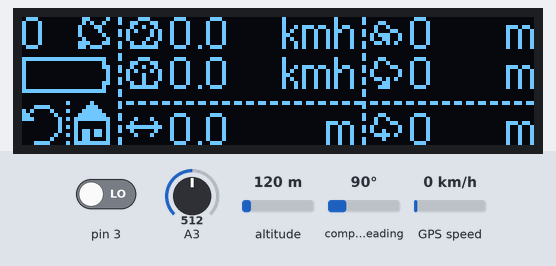
Bench run of a sketch on a simulated Arduino Uno, built for the host (arithmetic inside an expression is 32-bit, double 64-bit). On the bench: 128×32 one-colour display. The test bench sets the inputs (shaded band); at power-on: altitude 120 m, GPS speed 0 km/h, pin 3 LOW, A3 = 512, compass heading 90°. The GPS gets a fix after 3 s at 37.7749, -122.4194 with 8 satellites.

Above: at 2.8 s.
2.9 s: altitude set to 20 m
At 3.7 s:
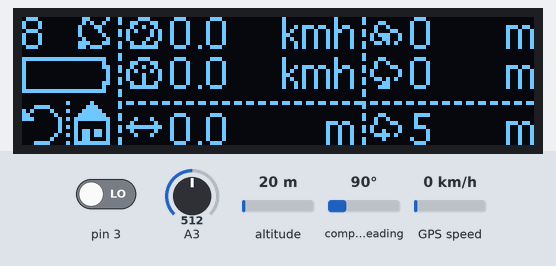
5.5 s: GPS speed set to 2 km/h
At 6.8 s:
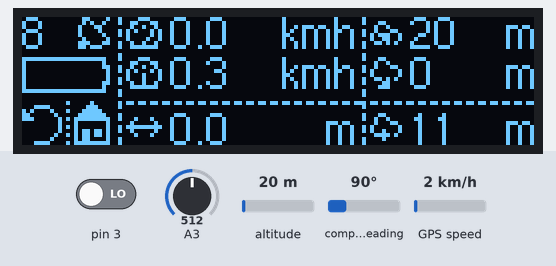
8.5 s: altitude set to 250 m
At 9.6 s:
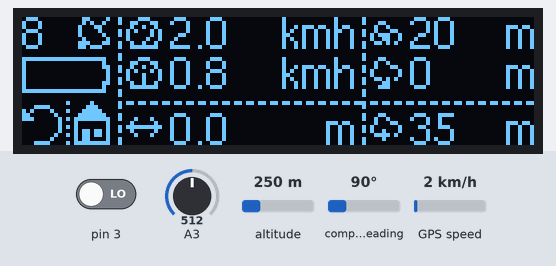
11.5 s: GPS speed set to 30 km/h
At 12.8 s:
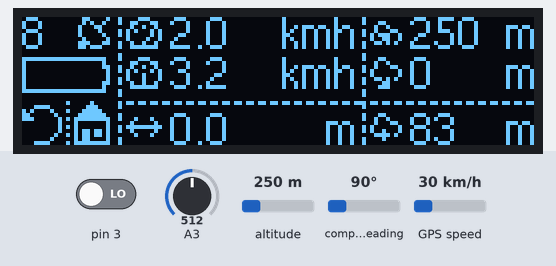
Timing chart, 0 to 14.5 s (numbered marks = the images above; inputs shaded):
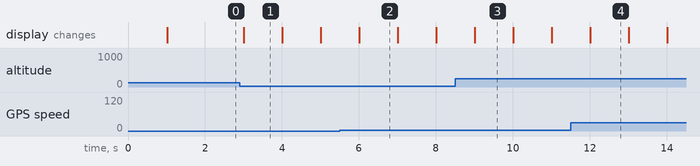

Measured:
- what the display in image 1 shows lasts 1.0 s, from 3.0 s to 4.0 s

The sketch:

GPS_DISPLAY.ino
```cpp
#include <U8glib.h>
#include <NMEAGPS.h>
#include <GPSport.h>

U8GLIB_SSD1306_128X32 u8g(U8G_I2C_OPT_NONE);
//------------------------------------------------------------------------------------------------
//  Gps variables
static NMEAGPS  gps;  // This parses the GPS characters
static gps_fix  fix;  // This holds the latest GPS fix

//  holds all the gps data
float max_speed = 0, avg_speed = 0;
float max_distance = 0;

int max_height = 0, min_height = 0, avg_height = 0;
int sat_count = 0;
int battery_lvl = 0;
int count = 0;

bool prev_max_speed = false;
bool prev_max_height = false;
bool prev_min_height = false;
bool prev_max_distance = false;

// The home location, in degrees * 10,000,000
long latitude = 0L, longitude = 0L;
int reset_count = 0;
//------------------------------------------------------------------------------------------------
//  The bitmap of the whole screen
#define u8g_XMB_width 128
#define u8g_XMB_height 32
const unsigned char u8g_XMB_bits[] U8G_PROGMEM = {
  0x00, 0x80, 0x21, 0xe1, 0x00, 0x00, 0x00, 0x00, 0x00, 0x00, 0x20, 0x00, 0x00, 0x00, 0x00, 0x00, 0x00, 0x80, 0x12, 0x19, 0x03, 0x00, 0x00, 0x00, 0x00, 0x00, 0x20, 0x06, 0x00, 0x00, 0x00, 0x00, 0x00, 0x40,
  0x0c, 0x48, 0x02, 0x00, 0x00, 0x00, 0x00, 0x00, 0x00, 0x09, 0x00, 0x00, 0x00, 0x00, 0x00, 0x40, 0x08, 0x15, 0x05, 0x00, 0x00, 0x00, 0x00, 0x00, 0x20, 0x31, 0x00, 0x00, 0x00, 0x00, 0x00, 0x40, 0x10, 0x05,
  0x05, 0x00, 0x00, 0x00, 0x00, 0x00, 0xa0, 0x4e, 0x00, 0x00, 0x00, 0x00, 0x00, 0x80, 0x20, 0x84, 0x04, 0x00, 0x00, 0x00, 0x00, 0x00, 0x80, 0x4c, 0x00, 0x00, 0x00, 0x00, 0x00, 0xc0, 0x31, 0x49, 0x02, 0x00,
  0x00, 0x00, 0x00, 0x00, 0x20, 0x2b, 0x00, 0x00, 0x00, 0x00, 0x00, 0xc0, 0x0e, 0xf9, 0x03, 0x00, 0x00, 0x00, 0x00, 0x00, 0x20, 0x00, 0x00, 0x00, 0x00, 0x00, 0x00, 0x00, 0x00, 0x00, 0x00, 0x00, 0x00, 0x00,
  0x00, 0x00, 0x00, 0x00, 0x00, 0x00, 0x00, 0x00, 0x00, 0x00, 0x00, 0x01, 0x00, 0x00, 0x00, 0x00, 0x00, 0x00, 0x20, 0x00, 0x00, 0x00, 0x00, 0x00, 0xff, 0xff, 0x1f, 0xe1, 0x00, 0x00, 0x00, 0x00, 0x00, 0x00,
  0x20, 0x06, 0x00, 0x00, 0x00, 0x00, 0x01, 0x00, 0x10, 0x18, 0x03, 0x00, 0x00, 0x00, 0x00, 0x00, 0x00, 0x09, 0x00, 0x00, 0x00, 0x00, 0x01, 0x00, 0x30, 0x49, 0x02, 0x00, 0x00, 0x00, 0x00, 0x00, 0x20, 0x31,
  0x00, 0x00, 0x00, 0x00, 0x01, 0x00, 0x20, 0x15, 0x05, 0x00, 0x00, 0x00, 0x00, 0x00, 0xa0, 0x40, 0x00, 0x00, 0x00, 0x00, 0x01, 0x00, 0x20, 0x44, 0x04, 0x00, 0x00, 0x00, 0x00, 0x00, 0x80, 0x40, 0x00, 0x00,
  0x00, 0x00, 0x01, 0x00, 0x20, 0x45, 0x04, 0x00, 0x00, 0x00, 0x00, 0x00, 0x20, 0x2b, 0x00, 0x00, 0x00, 0x00, 0x01, 0x00, 0x30, 0x49, 0x02, 0x00, 0x00, 0x00, 0x00, 0x00, 0x20, 0x0c, 0x00, 0x00, 0x00, 0x00,
  0x01, 0x00, 0x10, 0xf8, 0x03, 0x00, 0x00, 0x00, 0x00, 0x00, 0x00, 0x0e, 0x00, 0x00, 0x00, 0x00, 0xff, 0xff, 0x1f, 0x01, 0x00, 0x00, 0x00, 0x00, 0x00, 0x00, 0x20, 0x00, 0x00, 0x00, 0x00, 0x00, 0x00, 0x00,
  0x00, 0x01, 0x00, 0x00, 0x00, 0x00, 0x00, 0x00, 0x20, 0x00, 0x00, 0x00, 0x00, 0x00, 0x00, 0x00, 0x00, 0x00, 0x00, 0x00, 0x00, 0x00, 0x00, 0x00, 0x00, 0x00, 0x00, 0x00, 0x00, 0x00, 0x00, 0x08, 0x02, 0x6d,
  0xdb, 0xb6, 0x6d, 0xdb, 0xb6, 0x6d, 0xbb, 0x6d, 0xdb, 0xb6, 0x6d, 0xdb, 0x78, 0x00, 0x07, 0x01, 0x00, 0x00, 0x00, 0x00, 0x00, 0x00, 0x20, 0x00, 0x00, 0x00, 0x00, 0x00, 0x85, 0x88, 0x0f, 0x00, 0x00, 0x00,
  0x00, 0x00, 0x00, 0x00, 0x00, 0x00, 0x00, 0x00, 0x00, 0x00, 0x03, 0xc1, 0x1f, 0x01, 0x00, 0x00, 0x00, 0x00, 0x00, 0x00, 0x20, 0x06, 0x00, 0x00, 0x00, 0x00, 0x07, 0xea, 0x3f, 0x11, 0x01, 0x00, 0x00, 0x00,
  0x00, 0x00, 0x20, 0x09, 0x00, 0x00, 0x00, 0x00, 0x00, 0x22, 0x20, 0x08, 0x02, 0x00, 0x00, 0x00, 0x00, 0x00, 0x00, 0x31, 0x00, 0x00, 0x00, 0x00, 0x00, 0x2a, 0x20, 0xfd, 0x07, 0x00, 0x00, 0x00, 0x00, 0x00,
  0xa0, 0x40, 0x00, 0x00, 0x00, 0x00, 0x00, 0xa2, 0x2d, 0x09, 0x02, 0x00, 0x00, 0x00, 0x00, 0x00, 0xa0, 0x44, 0x00, 0x00, 0x00, 0x00, 0x00, 0xa9, 0x2d, 0x10, 0x01, 0x00, 0x00, 0x00, 0x00, 0x00, 0x00, 0x2f,
  0x00, 0x00, 0x00, 0x00, 0x80, 0xa0, 0x21, 0x01, 0x00, 0x00, 0x00, 0x00, 0x00, 0x00, 0x20, 0x04, 0x00, 0x00, 0x00, 0x00, 0x78, 0xe8, 0x3f, 0x01, 0x00, 0x00, 0x00, 0x00, 0x00, 0x00, 0x20, 0x00, 0x00, 0x00,
  0x00, 0x00
};

//  The battery bar
#define u8g_bat_width 20
#define u8g_bat_height 7
const unsigned char u8g_bat_bits[] U8G_PROGMEM = {
  0xff, 0xff, 0x0f, 0xff, 0xff, 0x0f, 0xff, 0xff, 0x0f, 0xff, 0xff, 0x0f, 0xff, 0xff, 0x0f, 0xff, 0xff, 0x0f, 0xff, 0xff, 0x0f
};
//------------------------------------------------------------------------------------------------
void get_battery()
{ //  Calculates the battery voltage, and calculates the battery bar offset accordingly.
  double bat_voltage = (analogRead(A3) * (3.3 / 1023.00)); //read the A0 pin value

  bat_voltage < 3.5 ? bat_voltage = 3.5 : NULL;
  bat_voltage > 4.2 ? bat_voltage = 4.2 : NULL;

  //  convert sensorValue to voltage and directly to percent.
  float bat_percentage = map((bat_voltage * (5.00 / 1023.00) * 2), 3.5, 4.2, 0, 100);
  battery_lvl = ( 0.0 - (20.0 - 20.0 / 100.0 * bat_percentage) );
}
//------------------------------------------------------------------------------------------------
void check_button()
{ //  checks if the user pressed the button.
  if ( digitalRead(3) == HIGH )
  {
    max_distance = 0;
    latitude = fix.latitudeL();
    longitude = fix.longitudeL();
    reset_count++;
  }
  else if ( digitalRead(3) == HIGH && reset_count == 3 )
  {// Reset the records when the user pressed the button for > 3 sec.
    reset_count = 0;
    count = 0;
    max_speed = 0;
    avg_speed = 0;
    max_distance = 0;
    max_height = 0;
    min_height = 0;
    avg_height = 0;
  }
  else
  {
    reset_count = 0;
  }
}
//------------------------------------------------------------------------------------------------
void calc_data()
{ //  Calculates stuff like max, min and average speed, altitude and distance.
  check_button();
  count++;

  avg_speed = ( (avg_speed * count + fix.speed_kph()) / (count + 1));
  avg_height = ( (avg_height * count + fix.alt.whole) / (count + 1));
  sat_count = fix.satellites;

  NeoGPS::Location_t base( latitude, longitude ); // The homepoint

  if ( fix.speed_kph() > max_speed ) {
    prev_max_speed == true ? max_speed = fix.speed_kph() : prev_max_speed = true;
  } else {
    prev_max_speed = false;
  }

  if ( latitude != 0 && longitude != 0 && fix.location.DistanceKm( base ) * 1000 > max_distance ) {
    prev_max_distance == true ? max_distance = fix.location.DistanceKm( base ) * 1000 : prev_max_distance = true;
  } else {
    prev_max_distance = false;
  }

  if ( fix.alt.whole > max_height ) {
    prev_max_height == true ? max_height = fix.alt.whole : prev_max_height = true;
  } else {
    prev_max_height = false;
  }

  if ( fix.alt.whole < min_height ) {
    prev_min_height == true ? min_height = fix.alt.whole : prev_min_height = true;
  } else {
    prev_min_height = false;
  }

  get_battery();
}
//------------------------------------------------------------------------------------------------
void draw()
{ //  Draws the image to the oled display.
  //  Print the bitmap's.
  u8g.drawXBMP( 0, 0, u8g_XMB_width, u8g_XMB_height, u8g_XMB_bits );
  u8g.drawXBMP( battery_lvl, 11, u8g_bat_width, u8g_bat_height, u8g_bat_bits );

  //  Print the data
  u8g.setFont(u8g_font_helvR08);
  //  Number of satellites
  u8g.setPrintPos(0, 8);      u8g.print(fix.satellites);

  //  Max, min speed
  u8g.setPrintPos(37, 8);     u8g.print(max_speed, 1);
  u8g.setPrintPos(65, 8);     u8g.print("kmh");
  u8g.setPrintPos(37, 18);    u8g.print(avg_speed, 1);
  u8g.setPrintPos(65, 18);    u8g.print("kmh");

  //  Distance from home
  u8g.setPrintPos(37, 32);
  if ( max_distance < 9999 )
  {
    u8g.print(max_distance, 1);
    u8g.setPrintPos(76, 32);  u8g.print("m");
  }
  else
  {
    u8g.print(max_distance / 1000, 1);
    u8g.setPrintPos(71, 32);  u8g.print("km");
  }

  //  Max, min, average altitude
  u8g.setPrintPos(97, 8);     u8g.print(max_height);
  u8g.setPrintPos(121, 8);    u8g.print("m");
  u8g.setPrintPos(97, 18);    u8g.print(min_height);
  u8g.setPrintPos(121, 18);   u8g.print("m");
  u8g.setPrintPos(97, 32);    u8g.print(avg_height);
  u8g.setPrintPos(121, 32);   u8g.print("m");
}
//------------------------------------------------------------------------------------------------
void setup()
{
  gpsPort.begin( 9600 );
  //  Should set the i2c speed to 400kbit/sec instead of 100kbit/sec? No idea if it works...
  TWBR = 12;
}
//------------------------------------------------------------------------------------------------
void loop()
{ //  Check if the Gps is sending data. Parsing takes about 125ms
  while (gps.available( gpsPort )) {
    //  First the gps data get's parsed into the fix object.
    fix = gps.read();
    //  Do all the calculations in the quiet time, when the GPS isn't sending any data.
    calc_data();
    //  Draw the information onto the oled display.
    u8g.firstPage();
    do {
      draw();
    } while ( u8g.nextPage() );
  }
}
//------------------------------------------------------------------------------------------------
//  EOF
//------------------------------------------------------------------------------------------------
```
